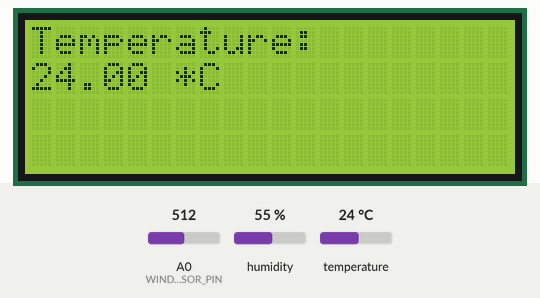
The sketch below on a simulated Arduino Uno, built with avr-gcc and run on an emulated ATmega328P. Parts: 20×4 character LCD. The inputs (shaded band) are chosen by the test bench; at power-on: temperature 24 °C, A0 (WIND_SENSOR_PIN) = 512, humidity 55 %.

Above: at 6.2 s.
6.3 s: temperature set to 12 °C
At 11.4 s:
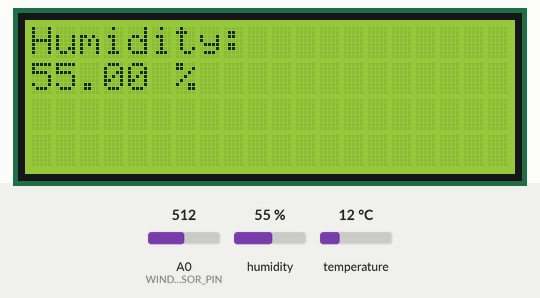
At 21.0 s:
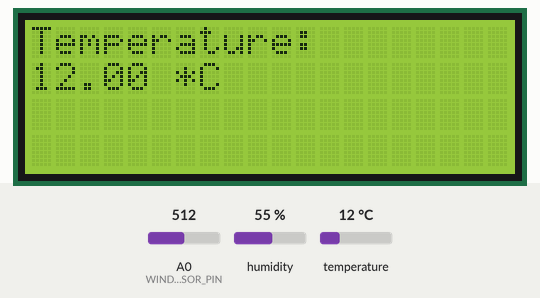
Timing chart, 0 to 22.5 s (numbered marks = the images above; inputs shaded):
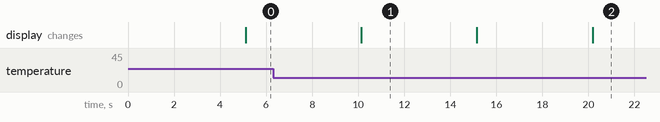

The sketch:

arduino_simple.ino
```cpp
//1
#include <Wire.h>
#include <LiquidCrystal_I2C.h>
#include "DHT.h"

//2
#define DHT_PIN 7
#define WIND_SENSOR_PIN A0
#define DHT_TYPE DHT22
#define BACKLIGHT_PIN 13

//3
DHT dhtSensor(DHT_PIN, DHT_TYPE);
LiquidCrystal_I2C lcd(0x27, 20, 4);

//4
float voltageConversionConstant = 0.004882814;

//5
 float temperatureRead() {
  float temperature = dhtSensor.readTemperature();
  return temperature;
 }

 float humidityRead() {
  float humidity = dhtSensor.readHumidity();
  return humidity;
 }

//6
float windRead() {
  int analogValue = analogRead(WIND_SENSOR_PIN);
  float voltage = analogValue * voltageConversionConstant;
  float windSpeed = (voltage - 0.4) *32.4/(2 - 0.4);
  if(windSpeed < 0) {
    return 0;
  }else{
    return windSpeed;
  }
}

//This function accepts a string, 'dataType' and floating point number, 'dataValue'
//in order to print the value to the LCD.
void lcdWrite(char dataType[4], float dataValue) {
  if(dataType == "Tem"){
    lcd.clear();
    lcd.setCursor(0,0);
    lcd.print("Temperature:");
    lcd.setCursor(0,1);
    lcd.print(dataValue);
    lcd.print (" *C");
  }else if(dataType == "Hum"){
    lcd.clear();
    lcd.setCursor(0,0);
    lcd.print("Humidity:");
    lcd.setCursor(0,1);
    lcd.print(dataValue);
    lcd.print (" %");
  }else{
    lcd.clear();
    lcd.setCursor(0,0);
    lcd.print("Wind Speed:");
    lcd.setCursor(0,1);
    lcd.print(dataValue);
    lcd.print (" km/hr");
  }
}

//7
void setup() {
  //Initialize the DHT sensor
  dhtSensor.begin();
  //Initialize the LCD
  lcd.init();
  lcd.backlight();
  //Set where the LCD is to print. (0,0) is the top left corner.
  lcd.setCursor(0,0);
  //Print 'Initializing' to the LCD
  lcd.print("Initializing");
  delay(5000);
  //Clear the LCD
  lcd.clear();
}

//8
void loop() {
  //Create a string called 'dataType'
  char dataType[4];
  //Create 3 integers
  float temperature = temperatureRead();
  float humidity = humidityRead();
  float wind = windRead();
  //Send two values, 'dataType' and the value to lcdWrite()
  //It will then print that to the LCD
  lcdWrite("Tem", temperature);
  delay(5000);
  lcdWrite("Hum", humidity);
  delay(5000);
  lcdWrite("Win", wind);
  delay(5000);
}
```

Measured:
- what the display in image 1 shows lasts 5.1 s, from 10.1 s to 15.2 s
